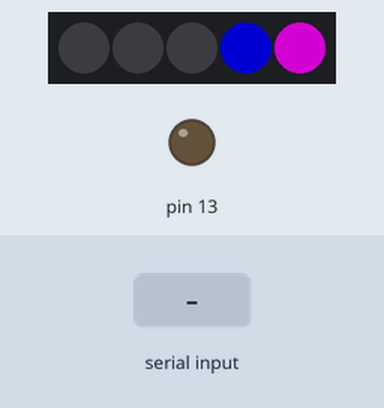
A sketch run on a simulated Teensy 4. Parts: 5 RGB LEDs in strip order, left to right, output pins drawn as LEDs (lit = HIGH). Inputs (shaded band) come from the test bench. Dim RGB values are drawn brighter than linear.

Above: at 1.7 s.
3.1 s: "1" received over the second serial link
At 3.17 s:
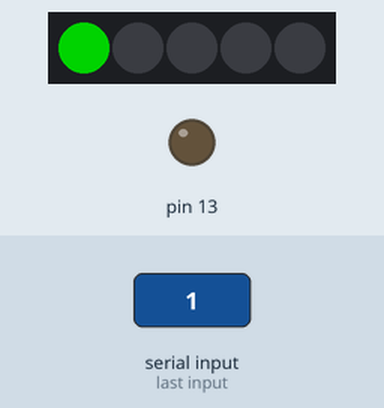
At 4.4 s:
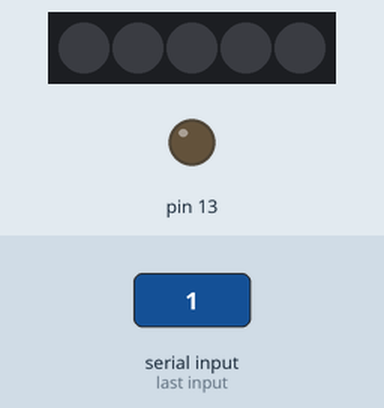
Timing chart, 0 to 6.1 s (numbered marks = the images above; inputs shaded):
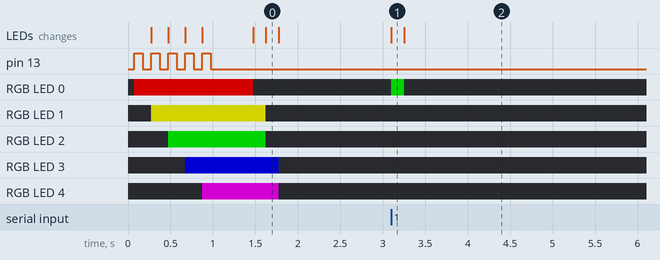

The sketch:

Payload_Radio_Tx_Primary.ino
```cpp
#include <Adafruit_NeoPixel.h>

////////////////////////////////////
// Written for Teensy 3.1
// Michael Hamilton
// #cougballoon
// Payload Primary Transmitter
// version 1.0 Jan 8 2015
// version 1.1 Mar 8 2015
////////////////////////////////////


//Serial1 RX will be receiving the HackHD information
//Serial2 RX will be receiving the GPS Data
//Serial3 RX will be receiving the Air Quality/Temp Levels

//Serial1 TX will be sending data to the radio

//Serial RXTX is USB debug only.


String stringFromSensors = "";
String stringFromGPS = "";
String stringFromHackHDtest = "";

//Neopixel string of 5 serving as status lights. Currently, S:1-S:3 are lit green when serial data is being received on their corresponding ports, and S:1 is lit red when main TX is transmitting.
Adafruit_NeoPixel strip = Adafruit_NeoPixel(5, 6, NEO_GRB + NEO_KHZ800);

void setup() {
  Serial.begin(9600);  //Serial RXTX is USB debug only.
  Serial1.begin(9600); //Serial1 RX will be receiving the HackHD information, Serial1 TX will be sending data to the radio
  Serial2.begin(9600); //Serial2 RX will be receiving the GPS Data
  Serial3.begin(9600); //Serial3 RX will be receiving the Air Quality/Temp Levels

  strip.begin();
  strip.show(); // Initialize all pixels to 'off'

  Serial1.println("");
  Serial1.println("");
  Serial1.println("########################################");
  Serial1.println("#COUGBALLOON TRANSMITTER INITIALIZING...");
  Serial1.println("########################################");
  Serial1.println("");
  Serial1.println("");
  pinMode(13, OUTPUT);

  //BLINK FIVE TIMES TO SHOW IT'S ON, NEOPIXELS CYCLE
  digitalWrite(13, HIGH);
  strip.setPixelColor(0, 127, 0, 0); //RED
  strip.show();
  delay(100);
  digitalWrite(13, LOW);
  delay(100);

  digitalWrite(13, HIGH);
  strip.setPixelColor(1, 127, 127, 0); //YELLOW
  strip.show();
  delay(100);
  digitalWrite(13, LOW);
  delay(100);

  digitalWrite(13, HIGH);
  strip.setPixelColor(2, 0, 127, 0); //GREEN
  strip.show();
  delay(100);
  digitalWrite(13, LOW);
  delay(100);

  digitalWrite(13, HIGH);
  strip.setPixelColor(3, 0, 0, 127); //BLUE
  strip.show();
  delay(100);
  digitalWrite(13, LOW);
  delay(100);

  digitalWrite(13, HIGH);
  strip.setPixelColor(4, 127, 0, 127); //PURPLE
  strip.show();
  delay(100);
  digitalWrite(13, LOW);
  delay(500);

  for(int i = 0; i < 5; i++) {
    strip.setPixelColor(i, 0, 0, 0); //OFF
    strip.show();
    delay(75);
  }
}

void loop() {

  if (Serial1.available()) {
    incomingData1();
    strip.setPixelColor(0, 127, 0, 0); //RED
    strip.show();
    Serial1.println(stringFromHackHDtest);
    delay(150);
    //Serial.println(stringFromHackHDtest); //FOR DEBUGGING
    stringFromHackHDtest = "";
    strip.setPixelColor(0, 0, 0, 0); //OFF
    strip.show();
  }

  if (Serial2.available()) {
    incomingData2();
    strip.setPixelColor(0, 127, 0, 0); //RED
    strip.show();
    Serial1.println(stringFromGPS);
    delay(150);
    //Serial.println(stringFromGPS); //FOR DEBUGGING
    stringFromGPS = "";
    strip.setPixelColor(0, 0, 0, 0); //OFF
    strip.show();
  }

  if (Serial3.available()) {
    incomingData3();
    strip.setPixelColor(0, 127, 0, 0); //RED
    strip.show();
    Serial1.println(stringFromSensors);
    delay(150);
    //Serial.println(stringFromSensors); //FOR DEBUGGING
    stringFromSensors = "";
    strip.setPixelColor(0, 0, 0, 0); //OFF
    strip.show();
  }
}

void incomingData1() {
  strip.setPixelColor(0, 0, 127, 0); //GREEN
  strip.show();
  while (Serial1.available()){
    char inChar = (char)Serial1.read();
    stringFromHackHDtest += inChar;
    delay(5); //give the serial port time to catch up
  }
  strip.setPixelColor(0, 0, 0, 0); //OFF
  strip.show();
}

void incomingData2() {
  strip.setPixelColor(1, 0, 127, 0); //GREEN
  strip.show();
  while (Serial2.available()){
    char inChar = (char)Serial2.read();
    stringFromGPS += inChar;
    delay(5); //give the serial port time to catch up
  }
  strip.setPixelColor(1, 0, 0, 0); //OFF
  strip.show();
}

void incomingData3() {
  strip.setPixelColor(2, 0, 127, 0); //GREEN
  strip.show();
  while (Serial3.available()){
    char inChar = (char)Serial3.read();
    stringFromSensors += inChar;
    delay(5); //give the serial port time to catch up
  }
  strip.setPixelColor(2, 0, 0, 0); //OFF
  strip.show();
}
```

Measured:
- after the input at 3.1 s, RGB LED 0: off → RGB(0, 127, 0) at once, → off 0.16 s later; the LEDs: change at once (image 1)
